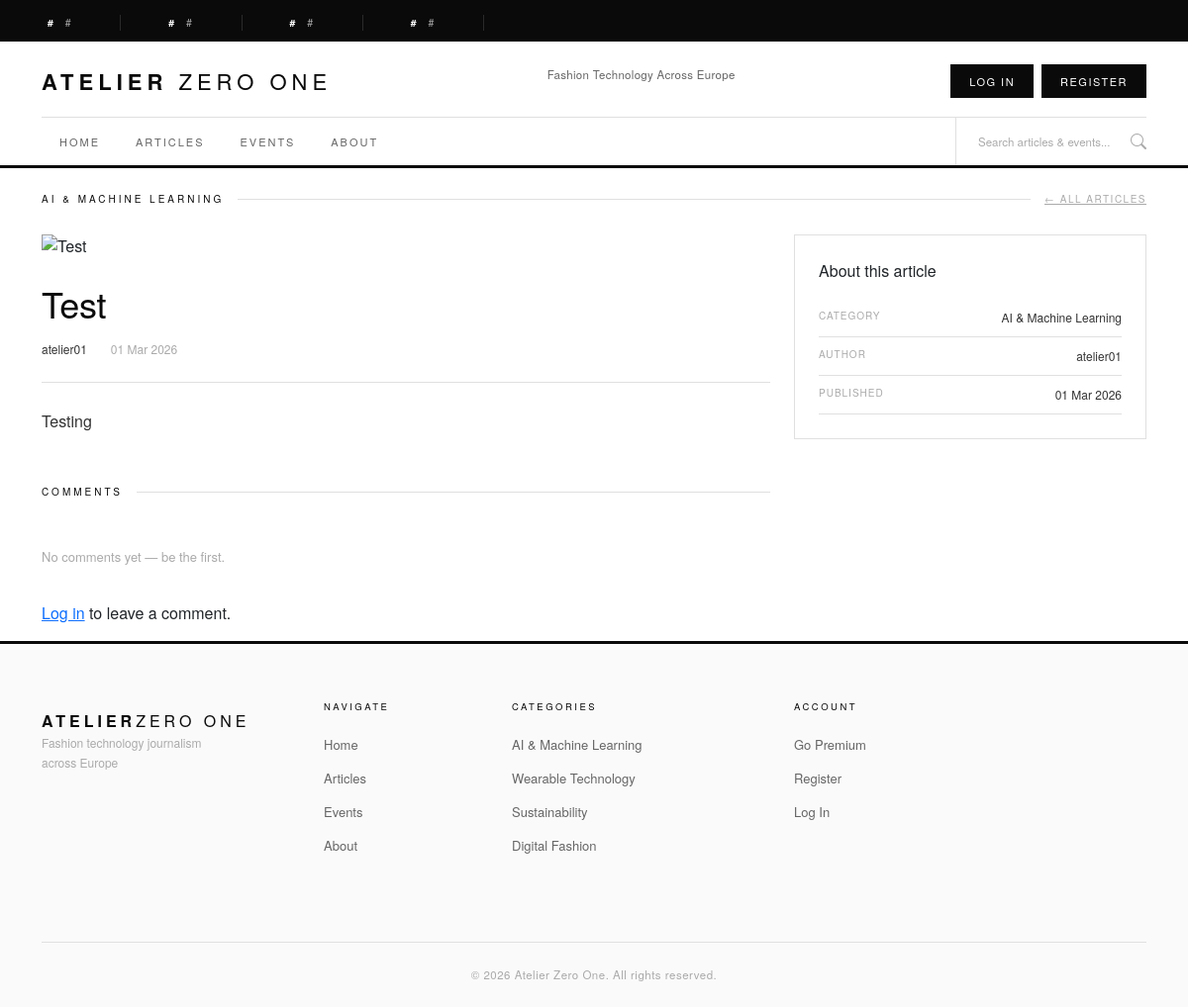
The page /articles/test/ on the database its author committed.
### articles/models.py (models this page shows, shortened)
class Article(models.Model):
    title = models.CharField(max_length=200)
    slug = models.SlugField(unique=True)
    author = models.ForeignKey(
        User, on_delete=models.SET_NULL,
        null=True, blank=True, related_name='articles'
    )
    category = models.ForeignKey(
        Category, on_delete=models.SET_NULL,
        null=True, blank=True, related_name='articles'
    )
    body = models.TextField()
    excerpt = models.TextField(max_length=300, blank=True)
    image = CloudinaryField('image', blank=True, null=True)
    is_premium = models.BooleanField(default=False)
    is_published = models.BooleanField(default=False)
    published_at = models.DateTimeField(null=True, blank=True)
    created_at = models.DateTimeField(auto_now_add=True)
    updated_at = models.DateTimeField(auto_now=True)
    class Meta:
        ordering = ['-published_at']

class Category(models.Model):
    name = models.CharField(max_length=100)
    slug = models.SlugField(unique=True)
    description = models.TextField(blank=True)
    class Meta:
        verbose_name_plural = 'Categories'
        ordering = ['name']
    def __str__(self):
        return self.name

### articles/views.py (the view)
# urls.py: path('articles/<slug:slug>/', views.article_detail, name='article_detail'),
def article_detail(request, slug):
    article = get_object_or_404(Article, slug=slug, is_published=True)
    context = {
        'article': article,
    }
    return render(request, 'articles/article_detail.html', context)

### articles/templates/articles/article_detail.html (shortened to what this page needs)
{% extends "base.html" %}
{% load static %}
{% block extra_css %}
<link rel="stylesheet" href="{% static 'css/articles.css' %}">
{% endblock %}
{% block content %}
<div class="container mt-4">
    <div class="section-label-row">
        <span class="section-label">{{ article.category }}</span>
        <span class="section-rule"></span>
        <a href="{% url 'articles:article_list' %}" class="section-more">← All Articles</a>
    </div>
    <div class="row">
        <div class="col-lg-8">
            {% if article.image %}
            <img src="{{ article.image.url }}" alt="{{ article.title }}" class="article-detail-img mb-4">
            {% endif %}
            <div class="article-header mb-4">
                <h1 class="article-detail-title">{{ article.title }}</h1>
                <div class="article-meta">
                    <span class="author">{{ article.author }}</span>
                    <span>{{ article.published_at|date:"d M Y" }}</span>
                </div>
            </div>
            {% if article.is_premium and not user.subscription.status == 'active' %}
            <div class="premium-lock">
                <div class="premium-lock-inner">
                    <div class="premium-lock-icon">🔒</div>
                    <h3>Premium Content</h3>
                    <p>Subscribe to Atelier Zero One Premium to read this article in full.</p>
                    <a href="{% url 'subscriptions:subscription_page' %}" class="btn-dark-custom">Subscribe — €9.99/month</a>
                </div>
            </div>
            {% else %}
            <div class="article-body">
                {{ article.body|linebreaks }}
            </div>
            {% endif %}
            <div class="comments-section mt-5">
                <div class="section-label-row">
                    <span class="section-label">Comments</span>
                    <span class="section-rule"></span>
                </div>
                {% for comment in article.comments.all %}
                {% if comment.is_approved %}
                <div class="comment-item">
                    <div class="comment-header">
                        <strong>{{ comment.author }}</strong>
                        <span class="comment-date">{{ comment.created_at|date:"d M Y" }}</span>
                    </div>
                    <p class="comment-body">{{ comment.body }}</p>
                    {% if user == comment.author %}
                    <div class="comment-actions">
                        <a href="{% url 'comments:edit_comment' comment.id %}" class="comment-action-link">Edit</a>
                        <a href="{% url 'comments:delete_comment' comment.id %}" class="comment-action-link delete-link">Delete</a>
                    </div>
                    {% endif %}
                </div>
                {% endif %}
                {% empty %}
                <p class="no-content">No comments yet — be the first.</p>
                {% endfor %}
                {% if user.is_authenticated %}
                <div class="comment-form mt-4">
                    <div class="section-label-row">
                        <span class="section-label">Leave a Comment</span>
                        <span class="section-rule"></span>
                    </div>
                    <form method="POST" action="{% url 'comments:add_comment' article.id %}">
                        {% csrf_token %}
                        <div class="mb-3">
                            <textarea name="body" id="body" rows="4" class="comment-textarea" placeholder="Share your thoughts..."></textarea>
                        </div>
                        <button type="submit" class="btn-dark-custom">Submit Comment</button>
                    </form>
                </div>
                {% else %}
                <p class="mt-3"><a href="{% url 'account_login' %}">Log in</a> to leave a comment.</p>
                {% endif %}
            </div>
        </div>
        <div class="col-lg-4">
            <div class="article-sidebar">
                <div class="sidebar-hd mb-3">About this article</div>
                <div class="sidebar-meta-item">
                    <span class="sidebar-meta-label">Category</span>
                    <span class="sidebar-meta-value">{{ article.category }}</span>
                </div>
                <div class="sidebar-meta-item">
                    <span class="sidebar-meta-label">Author</span>
                    <span class="sidebar-meta-value">{{ article.author }}</span>
                </div>
                <div class="sidebar-meta-item">
                    <span class="sidebar-meta-label">Published</span>
                    <span class="sidebar-meta-value">{{ article.published_at|date:"d M Y" }}</span>
                </div>
            </div>
        </div>
    </div>
</div>
{% endblock %}

### static/css/base.css (style rules this page uses)
:root { --black: #0a0a0a; --white: #ffffff; --grey-50: #fafafa; --grey-100: #f4f4f4; --grey-200: #e8e8e8; --grey-300: #d0d0d0; --grey-400: #aaaaaa; --grey-600: #666666; --grey-800: #333333; --border: #e0e0e0; --gold: #b8953a; --gold-light: #fffdf5; }
body { display: flex; flex-direction: column; min-height: 100vh; font-family: 'Helvetica Neue', Helvetica, Arial, sans-serif; }
.section-label-row { display: flex; align-items: center; gap: 14px; margin-bottom: 28px; }
.section-label { font-size: 10px; letter-spacing: 3px; text-transform: uppercase; color: var(--black); font-weight: 500; white-space: nowrap; }
.section-rule { flex: 1; height: 1px; background: var(--border); }
.section-more { font-size: 10px; letter-spacing: 1.5px; text-transform: uppercase; color: var(--grey-400); white-space: nowrap; transition: color 0.2s; }

### static/css/articles.css (style rules this page uses)
.article-detail-img { width: 100%; height: 400px; object-fit: cover; margin-bottom: 32px; }
.article-detail-title { font-size: 36px; font-weight: 300; line-height: 1.2; color: var(--black); margin-bottom: 16px; letter-spacing: -0.3px; }
.article-header { margin-bottom: 32px; }
.article-meta { display: flex; align-items: center; gap: 12px; font-size: 12px; color: var(--grey-400); padding-bottom: 24px; border-bottom: 1px solid var(--border); }
.article-meta .author { color: var(--grey-800); font-weight: 500; }
.article-body { font-size: 16px; line-height: 1.9; color: var(--grey-800); font-weight: 300; }
.article-body p { margin-bottom: 24px; }
.article-sidebar { border: 1px solid var(--border); padding: 24px; position: sticky; top: 20px; }
.sidebar-meta-item { display: flex; justify-content: space-between; padding: 10px 0; border-bottom: 1px solid var(--border); font-size: 12px; }
.sidebar-meta-label { color: var(--grey-400); text-transform: uppercase; letter-spacing: 1px; font-size: 10px; }
.sidebar-meta-value { color: var(--grey-800); font-weight: 400; }
.no-content { font-size: 13px; color: var(--grey-400); padding: 20px 0; }

### rows shown on the page
Article: category "AI & MACHINE LEARNING", title "Test", author "atelier01", published_at "01 Mar 2026", body "Testing", category "AI & Machine Learning"
